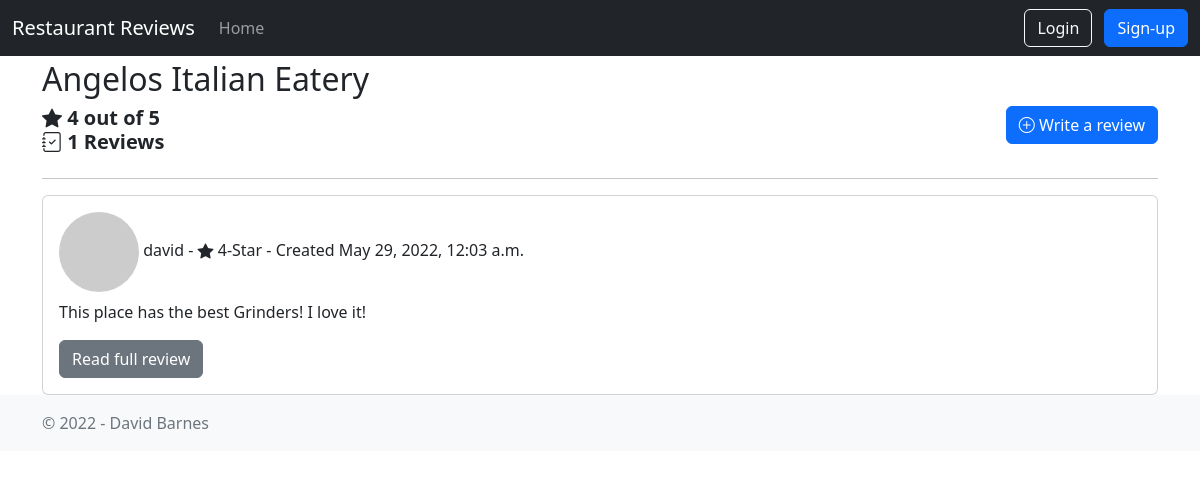
Page /restaurant/1/ on the earlier database version.
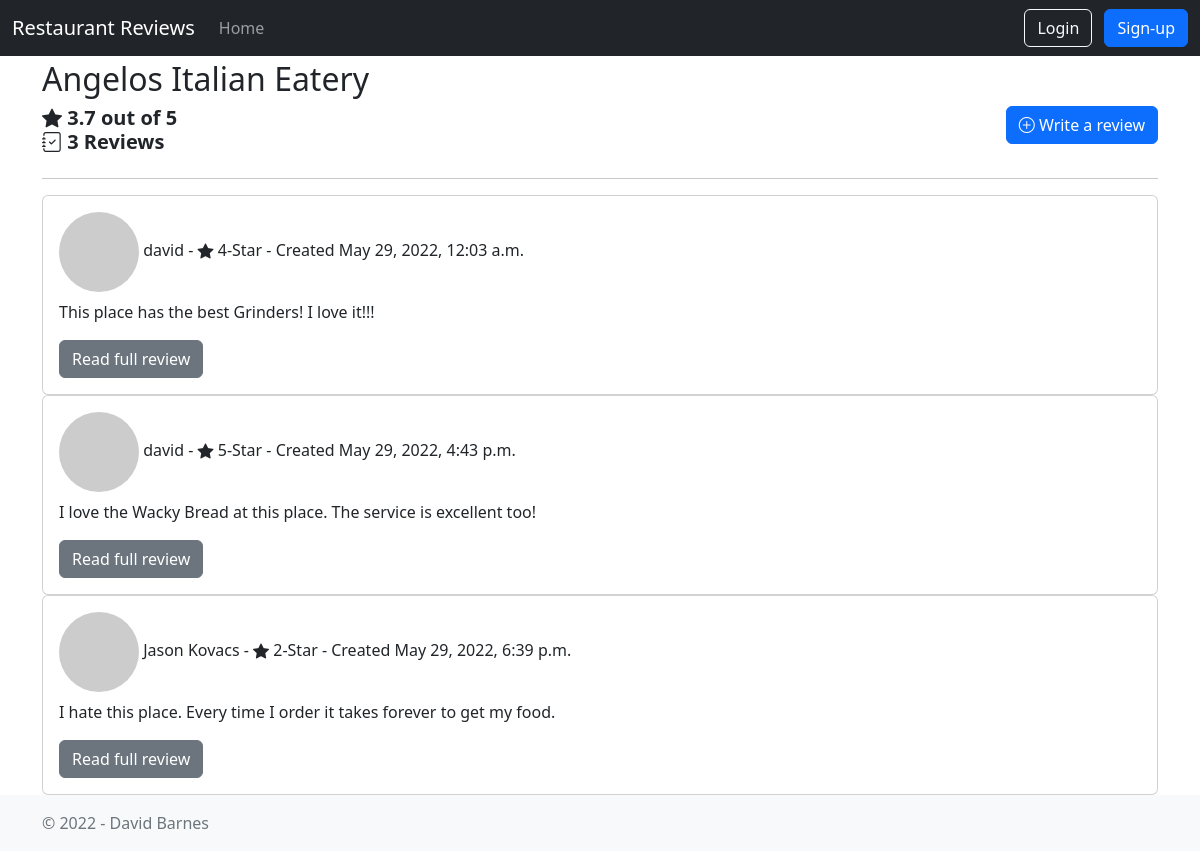
Same page on the later database version.
### restaurant/models.py (models this page shows, shortened)
class Restaurant(models.Model):
    name = models.CharField(max_length=200)
    created = models.DateTimeField(auto_now_add=True)
    updated = models.DateTimeField(auto_now=True)
    def avg_rating(self):
        return self.reviews.all().aggregate(Avg("rating"))["rating__avg"]
    def review_count(self):
        return self.reviews.count()

class Review(models.Model):
    restaurant = models.ForeignKey(
        Restaurant,
        on_delete=models.CASCADE,
        related_name="reviews",
    )
    author = models.ForeignKey(
        "auth.User",
        on_delete=models.CASCADE,
        related_name="reviews",
    )
    body = models.TextField()
    rating = models.IntegerField(choices=RATING_CHOICES)
    created = models.DateTimeField(auto_now_add=True)
    updated = models.DateTimeField(auto_now=True)

### restaurant/views.py (the view)
class RestaurantDetailView(DetailView):
    model = Restaurant
    template_name = "restaurant_detail.html"
    context_object_name = "restaurant"

### restaurant/templatetags/helper_tags.py (called while the page is built)
@register.simple_tag(takes_context=True)
def get_avatar_url(context, user=None, email=None, size=None, default="mp"):
    if not size:
        size = 25
    email = email or ""
    if not email and user and hasattr(user, "email"):
        email = user.email or ""
    return "https://www.gravatar.com/avatar/{hash}?s={size}&d={default}".format(
        hash=md5(email.encode("utf-8")).hexdigest(),
        size=size or "",
        default=default,
    )

### templates/restaurant_detail.html (shortened to what this page needs)
{% extends "base.html" %}
{% block content %}
  <h2>{{ restaurant.name }}</h2>
  {% include "partials/_restaurant_stats.html" %}
  <div class="float-end">
    <a href="{% url "review_new" restaurant.pk %}" class="btn btn-primary">
      <i class="bi bi-plus-circle" aria-hidden="true"></i>
      Write a review
    </a>
  </div>
  <div class="clearfix"></div>
  <hr>
  {% if restaurant.reviews.exists %}
    {% for review in restaurant.reviews.all %}
      <div class="card">
        <div class="card-body">
          {% include 'partials/_review.html' %}
          <a href="{% url "review_detail" review.pk %}" class="btn btn-secondary">
            Read full review
          </a>
        </div>
      </div>
    {% endfor %}
  {% else %}
    There are no reviews yet.
  {% endif %}
{% endblock content %}

### templates/base.html (shortened to what this page needs)
{% load helper_tags %}
<!DOCTYPE html>
<html lang="en">
<head>
  <link href="https://cdn.jsdelivr.net/npm/bootstrap@5.2.0-beta1/dist/css/bootstrap.min.css" rel="stylesheet">
  <link rel="stylesheet" href="https://cdn.jsdelivr.net/npm/bootstrap-icons@1.8.2/font/bootstrap-icons.css">
</head>
<body class="d-flex flex-column h-100">
  <header>
    <nav class="navbar navbar-expand-md navbar-dark fixed-top bg-dark">
      <div class="container-fluid">
        <a class="navbar-brand" href="{% url 'home' %}">Restaurant Reviews</a>
        <div class="collapse navbar-collapse" id="navbarCollapse">
          {% url 'home' as home_url %}
          <ul class="navbar-nav me-auto mb-2 mb-md-0">
            <li class="nav-item">
              <a
                class="nav-link {% if request.get_full_path == home_url %}active{% endif %}"
                href="{% url 'home' %}"
              >
                Home
              </a>
            </li>
          </ul>
          <div class="text-end">
            {% if user.is_authenticated %}
              <span class="text-light">
                <img src="{% get_avatar_url email=user.email %}" class="rounded-circle" alt="user image">
                {{ user.username }}
              </span>
              <a href="{% url 'logout' %}" class="btn btn-outline-light me-2">Log out</a>
            {% else %}
              <a href="{% url 'login' %}" class="btn btn-outline-light me-2">Login</a>
              <a href="{% url 'signup' %}" class="btn btn-primary">Sign-up</a>
            {% endif %}
          </div>
        </div>
      </div>
    </nav>
  </header>
  <main class="flex-shrink-0">
    <div class="container" style="padding-top:60px;">
      {% block content %}
      {% endblock content %}
    </div>
  </main>
  <footer class="footer mt-auto py-3 bg-light">
    <div class="container">
      <span class="text-muted">&copy; 2022 - David Barnes</span>
    </div>
  </footer>
</body>
</html>

### templates/partials/_restaurant_stats.html
<div class="blog-post-meta float-start">
  <h5>
  {% if restaurant.avg_rating %}
    <i class="bi bi-star-fill"></i> <b>{{ restaurant.avg_rating|floatformat }} out of 5</b>
  {% else %}
    <i class="bi bi-star-fill"></i> <b>No ratings yet</b>
  {% endif %}
  <br>
  {% if restaurant.review_count > 0 %}
    <i class="bi bi-journal-check"></i> <b>{{ restaurant.review_count }} Reviews</b>
  {% else %}
    <i class="bi bi-journal-check"></i> <b>No reviews yet</b>
  {% endif %}
  </h5>
</div>

### templates/partials/_review.html
{% load helper_tags %}
<h6 class="card-title">
  <img src="{% get_avatar_url email=review.author.email %}" class="rounded-circle" alt="user image">
  {% if review.author.first_name and review.author.last_name %}
    {{ review.author.first_name }} {{ review.author.last_name }}
  {% else %}
    {{ review.author.username }}
  {% endif %}
  - <i class="bi bi-star-fill"></i> {{ review.rating }}-Star
  - Created {{ review.created }}
</h6>
<p class="card-text">{{ review.body }}</p>

Differences in the rows shown:
computed for Restaurant "Angelos Italian Eatery": avg_rating "4" → "3.7"; review_count "1" → "3"
changed Review: body "This place has the best Grinders! I love it!" → "This place has the best Grinders! I love it!!!"
added Review: author.username "david", rating "5", created "May 29, 2022, 4:43 p.m.", body "I love the Wacky Bread at this place. The service is excellent too!"
added Review: author.first_name "Jason", author.last_name "Kovacs", rating "2", created "May 29, 2022, 6:39 p.m.", body "I hate this place. Every time I order it takes forever to get my food."
